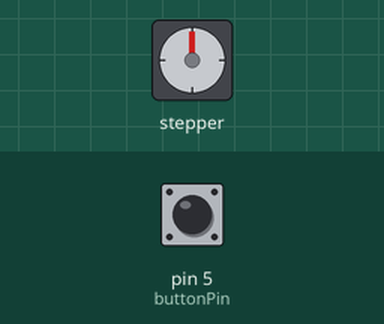
Simulated run of this sketch. Board: Arduino Uno, built with avr-gcc and run on an emulated ATmega328P. Parts: stepper motor. Wiring (inferred from the names in the program): stepper motor driver (200 steps per turn assumed): step pin 3; direction pin 4. The inputs (shaded band) are chosen by the test bench; at power-on: pin 5 (buttonPin) LOW.

Above: at 1.2 s.
1.3 s: pin 5 (buttonPin) pulled HIGH for 0.15 s
At 2.4 s:
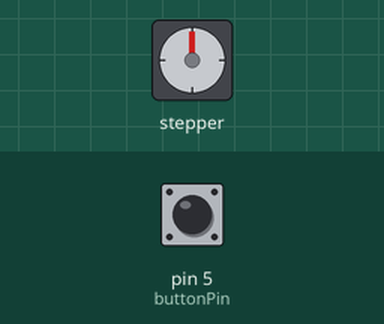
4.4 s: pin 5 (buttonPin) pulled HIGH for 1 s
8.4 s: pin 5 (buttonPin) driven HIGH
At 9.5 s:
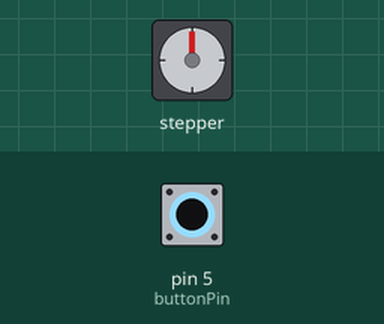
11.4 s: pin 5 (buttonPin) driven LOW
At 12.1 s:
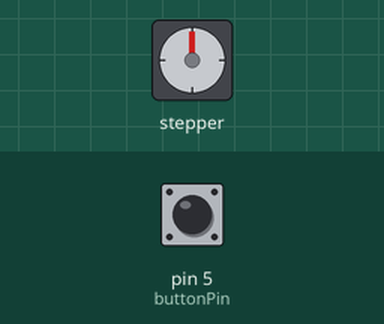
13.1 s: pin 5 (buttonPin) driven HIGH
At 16.9 s:
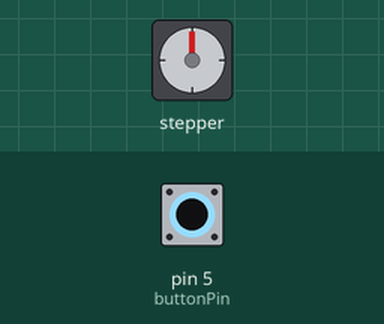
Timing chart, 0 to 72.6 s (numbered marks = the images above; inputs shaded):
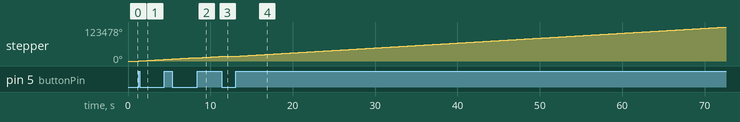

The sketch:

ProgrammableDistance.ino
```cpp
// defines pins numbers
const int stepPin = 3;
const int dirPin = 4;
const int buttonPin = 5;
const int ledPin = 13;

const int distance = 5 * 100; //Distance in Centimeters (m * 100 = cm)
const int wheelCircumfrence = 30; //Wheel Circumfrence in Centimeters
const int revs = distance / wheelCircumfrence;
const int stepsPerRev = 200;

void setup() {
  pinMode(stepPin,OUTPUT);
  pinMode(dirPin,OUTPUT);
  pinMode(buttonPin,INPUT);
  //pinMode(ledPin, OUTPUT);
  forward();
}
void loop() {
  if (digitalRead(buttonPin) == HIGH){
    for(int x = 0; x < stepsPerRev * revs; x++) {
      digitalWrite(stepPin,HIGH);
      delayMicroseconds(500);
      digitalWrite(stepPin,LOW);
      delayMicroseconds(500);
    }
  }
}

void forward(){
  digitalWrite(dirPin,HIGH);
}

void reverse(){
  digitalWrite(dirPin,LOW);
}
```

Measured:
- after the input at 1.3 s, stepper: keeps turning clockwise at about 1785°/s, starting at once
- after the input at 8.4 s, stepper: keeps turning clockwise at about 1785°/s, starting at once
- after the input at 11.4 s, stepper: goes on until 11.6 s, then stays 17280°
- after the input at 13.1 s, stepper: keeps turning clockwise at about 1785°/s, starting at once
